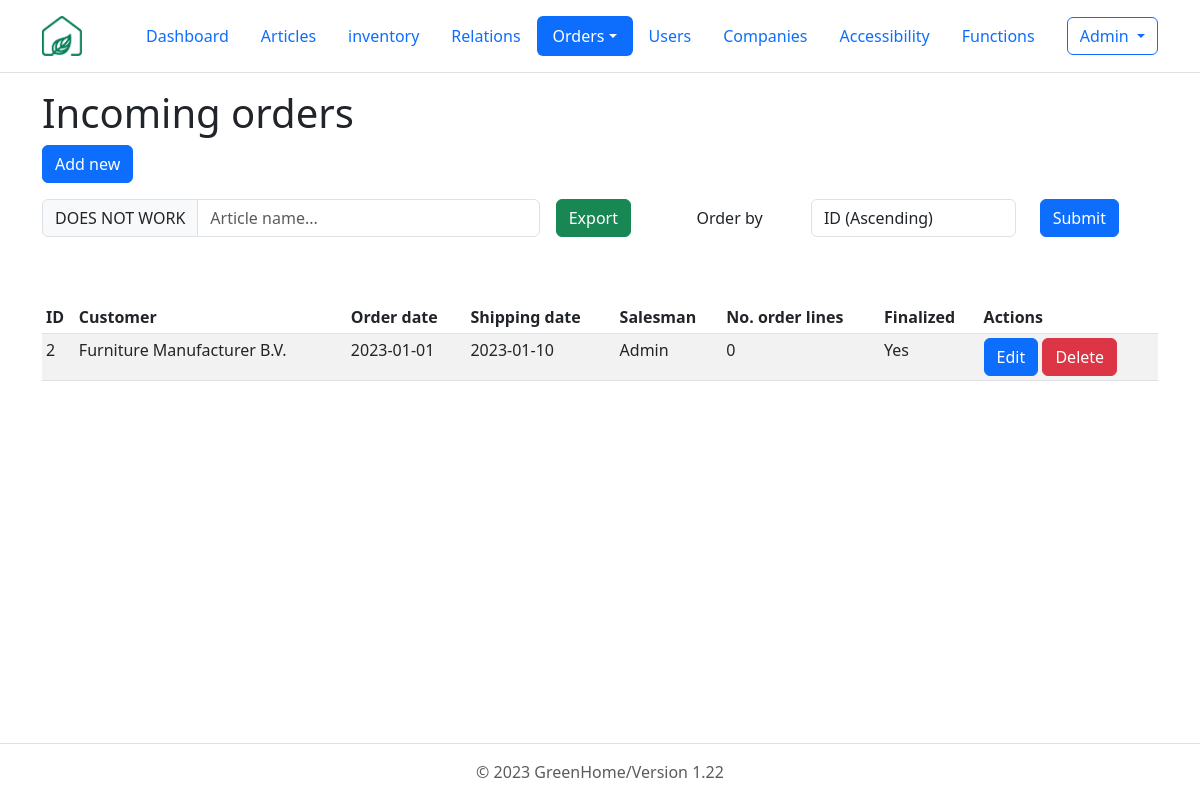
Page /php/orders/GUI_incoming.php (signed in) on the committed database.
### tables this page shows
CREATE TABLE orders (
  id int(10) NOT NULL, 
  order_date date NOT NULL DEFAULT CURRENT_TIMESTAMP, 
  shipping_date date NOT NULL, 
  order_type tinyint(1) NOT NULL, 
  employee_id int(10) NOT NULL DEFAULT 1, 
  relation_id int(10) NOT NULL, 
  company_id int(10) NOT NULL,
  is_finalized tinyint(1) NOT NULL DEFAULT 0
);

CREATE TABLE relations (
  id int(10) NOT NULL, 
  name varchar(255) NOT NULL, 
  street varchar(255) NOT NULL, 
  house_nr varchar(10), 
  zip_code varchar(50) NOT NULL, 
  city varchar(255) NOT NULL, 
  country_code char(2) NOT NULL, 
  email_adress varchar(255) NOT NULL, 
  phone_number varchar(22) NOT NULL 
);

CREATE TABLE employees (
  id int(10) NOT NULL, 
  first_name char(255) NOT NULL, 
  last_name char(255) NOT NULL, 
  email_adress varchar(255) NOT NULL UNIQUE, 
  password varchar(255) NOT NULL, 
  company_id int(10) NOT NULL, 
  function_name varchar(10) NOT NULL, 
  is_active tinyint(1) DEFAULT 1 
);

### php/orders/GUI_incoming.php (the view, shortened to what this page needs)
<?php
require_once '../include/db_connect.php';
?>
<!DOCTYPE html>
<html lang="en" class="h-100" data-bs-theme="light">
<head>
  <link href="https://cdn.jsdelivr.net/npm/bootstrap@5.3.0-alpha1/dist/css/bootstrap.min.css" rel="stylesheet">
</head>
<body class="d-flex flex-column h-100">
<body class="d-flex flex-column h-100">
  <header class="p-3 mb-3 border-bottom">
    <div class="container">
      <div class="d-flex flex-wrap align-items-center justify-content-center justify-content-lg-start">
        <a href="../../dashboard.php" class="d-flex align-items-center mb-2 mb-lg-0 text-dark text-decoration-none me-5">
          <img src="../../images/logo.png" alt="company logo" srcset="" width="40" height="40">
        </a>
        <ul class="nav col-12 col-lg-auto me-lg-auto mb-2 justify-content-c�enter mb-md-0 nav-pills">
          <li class="nav-item"><a href="../../dashboard.php" class="nav-link">Dashboard</a></li>
          <li class="nav-item"><a href="../articles/GUI_articles.php" class="nav-link" >Articles</a></li>
          <li class="nav-item"><a href="../stock/GUI_stock.php" class="nav-link" >inventory</a></li>
          <li class="nav-item"><a href="../relations/GUI_relations.php" class="nav-link" aria-current="page" >Relations</a></li>
          <li class="nav-item dropdown">
            <a class="nav-link active dropdown-toggle" data-bs-toggle="dropdown" href="#" role="button" aria-expanded="false">Orders</a>
          </li>
          <li class="nav-item"><a href="../users/GUI_users.php" class="nav-link" aria-current="page">Users</a></li>
          <li class="nav-item"><a href="../companies/GUI_companies.php" class="nav-link">Companies</a></li>
          <li class="nav-item"><a href="../accessibilities/GUI_accessibilities.php" class="nav-link">Accessibility</a></li>
          <li class="nav-item"><a href="../functions/GUI_functions.php" class="nav-link">Functions</a></li>
        </ul>
        <?php
          if(isset($_SESSION['user_id'])):?>
            <div class='dropdown text-end'>
            <button class="btn btn-outline-primary dropdown-toggle" type="button" data-bs-toggle="dropdown" aria-expanded="false">
            <?=$_SESSION['user_name']?>
          </button>
          </div>
          <?php else :?>
            <div class='nav-item ml-auto'>
            <a href='php/users/GUI_login.php' class='btn btn-outline-primary'>Login</a>
            </div>
          <?php endif;?>
      </div>
    </div>
  </header>
    <div class="container">
      <h1>Incoming orders</h1>
      <button class='btn btn-primary' data-bs-toggle='modal' data-bs-target='#newOrderModal'>Add new</button>
      <br>
    <div class="d-flex align-items-center mb-5">
      <div class="input-group my-3 me-3">
        <span class="input-group-text" id="tableSearchBar">DOES NOT WORK</span>
        <input type="text" class="form-control" id="searchInput" placeholder="Article name..." aria-label="articlename" aria-describedby="tableSearchBar" onkeyup="tableSearch()">
      </div>
      <a href="../include/exportData.php?report=exportOrders&type=incoming" class="btn btn-success my-3">Export</a>
      <div class="container d-flex align-items-center justify-content-end my-3 me-3">
        <form method="get">
          <div class="form-group row align-items-center">
            <label for="order_by" class="col-sm-3 col-form-label">Order by</label>
            <div class="col-sm-6">
              <select class="form-control" id="order_by" name="order_by">
                <option value="id_asc">ID (Ascending)</option>
              </select>
            </div>
            <div class="col-sm-3">
              <button type="submit" class="btn btn-primary">Submit</button>
            </div>
          </div>
        </form>
      </div>
    </div>
      <table class="table table-striped table-sm" id="table">
        <thead>
          <tr>
            <th>ID</th>
            <th>Customer</th>
            <th>Order date</th>
            <th>Shipping date</th>
            <th>Salesman</th>
            <th>No. order lines</th>
            <th>Finalized</th>
            <th>Actions</th>
          </tr>
        </thead>
        <tbody>
        <?php
        $records_per_page = 25;
        $current_page = isset($_GET['page']) && is_numeric($_GET['page']) ? (int)$_GET['page'] : 1;
        $offset = ($current_page - 1) * $records_per_page;
        if(isset($_GET["order_by"])){
          $get_order_by = $_GET["order_by"];
          switch($get_order_by) {
            case "id_asc":
              $order_by = "id ASC";
              break;
            case "id_desc":
              $order_by = "id DESC";
              break;
            case "order_date_asc":
              $order_by = "order_date ASC";
              break;
            case "order_date_desc":
              $order_by = "order_date DESC";
              break;
            case "shipping_date_asc":
              $order_by = "shipping_date ASC";
              break;
            case "shipping_date_desc":
              $order_by = "shipping_date DESC";
              break;
            case "num_lines_asc":
              $order_by = "num_of_lines ASC";
              break;
            case "num_lines_desc":
              $order_by = "num_of_lines DESC";
              break;
            default:
              $order_by = "id ASC";
          }
        } else {
          $order_by = "id ASC";
        }
        $sql = "SELECT orders.id as id, relations.name as name, orders.order_date as order_date, orders.shipping_date as shipping_date, COUNT(order_lines.order_id) AS num_of_lines, employees.first_name as verkoper_name, IF(orders.is_finalized = 1, 'Yes', 'No') as is_finalized
        FROM orders
        JOIN relations
          ON orders.relation_id = relations.id
        JOIN employees
          ON orders.employee_id = employees.id
        LEFT JOIN order_lines
          ON orders.id = order_lines.order_id
        WHERE order_type = 0
        GROUP BY orders.id
        ORDER BY $order_by
        LIMIT $records_per_page
        OFFSET $offset;";
        $result = $connection->query($sql);
        while($row = $result->fetch_assoc()) {
          echo "<tr>
          <td>$row[id]</td>
          <td>$row[name]</td>
          <td>$row[order_date]</td>
          <td>$row[shipping_date]</td>
          <td>$row[verkoper_name]</td>
          <td>$row[num_of_lines]</td>
          <td>$row[is_finalized]</td>
          <td>
            <a class='btn btn-primary' href='GUI_orderEdit.php?id=$row[id]'>Edit</a>
            <a class='btn btn-danger' href='controller_orders.php?id=$row[id]&action=delete&order_type=outgoing'>Delete</a>
          </td>
          </tr>";
        }
        ?>
        </tbody>
      </table>
    </div>
</body>
<?php
  require_once '..\include\footer.php'?>
</html>

### rows in the picture
orders: id "2", relation.name "Furniture Manufacturer B.V.", order_date "2023-01-01", shipping_date "2023-01-10", employee.first_name "Admin", row "0", row "Yes"

### other values in the picture
$_SESSION['user_name'] "Admin"
